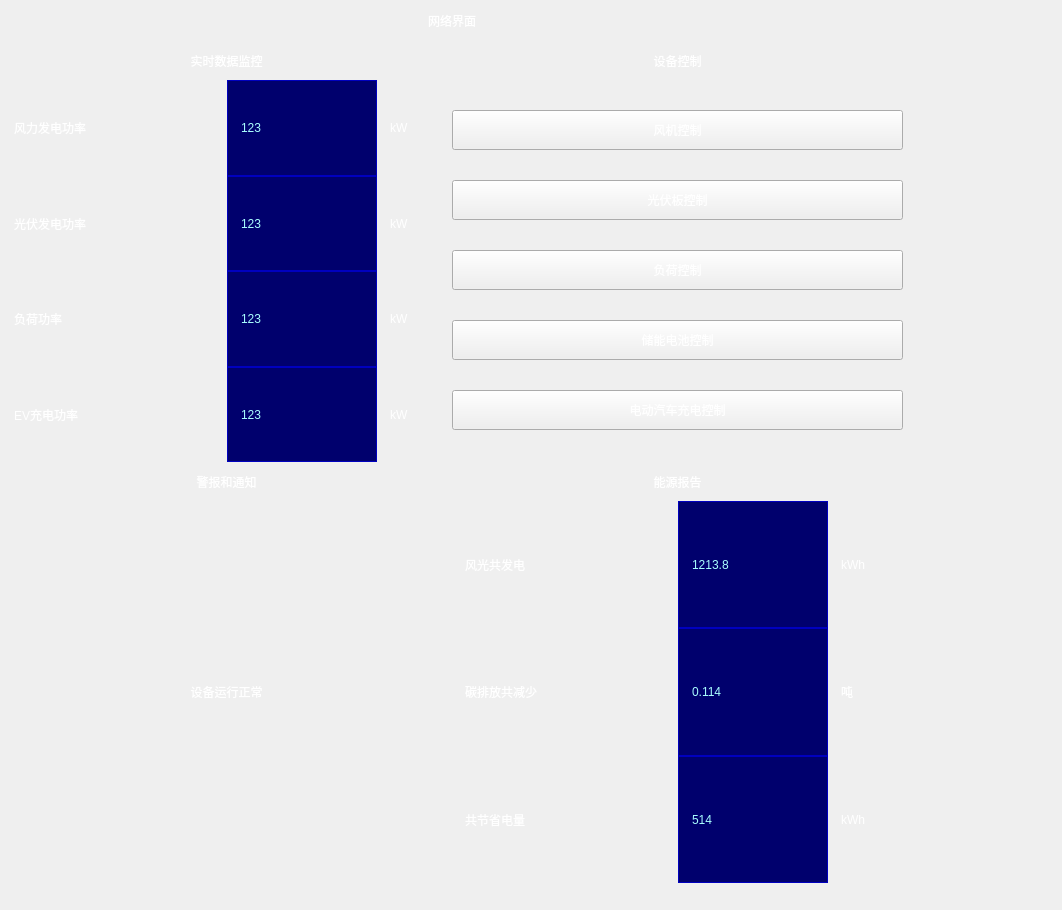
<?xml version="1.0" encoding="UTF-8"?>
<ui version="4.0">
 <class>Form</class>
 <widget class="QWidget" name="Form">
  <property name="geometry">
   <rect>
    <x>0</x>
    <y>0</y>
    <width>1062</width>
    <height>910</height>
   </rect>
  </property>
  <property name="windowTitle">
   <string>Form</string>
  </property>
  <property name="styleSheet">
   <string notr="true">background-color:qradialgradient(
spread:pad, cx:0.5, cy:0.5, 
radius:0.431, fx:0.5, fy:0.5, 
stop:0.153409 rgba(39, 98, 216, 255), 
stop:1 rgba(16, 16, 181, 255)
);
padding:10px;
font: 20pt &quot;Microsoft YaHei&quot;;
</string>
  </property>
  <widget class="QWidget" name="layoutWidget">
   <property name="geometry">
    <rect>
     <x>1</x>
     <y>0</y>
     <width>902</width>
     <height>883</height>
    </rect>
   </property>
   <layout class="QVBoxLayout" name="mainLayout" stretch="1,20">
    <property name="spacing">
     <number>0</number>
    </property>
    <item>
     <widget class="QLabel" name="title_lb">
      <property name="styleSheet">
       <string notr="true">background-color:rgba(0,0,0,0);
color:white;</string>
      </property>
      <property name="text">
       <string>网络界面</string>
      </property>
      <property name="alignment">
       <set>Qt::AlignCenter</set>
      </property>
     </widget>
    </item>
    <item>
     <layout class="QGridLayout" name="gridLayout" rowstretch="1,10,1,10" columnstretch="1,1">
      <item row="2" column="0">
       <widget class="QLabel" name="label_3">
        <property name="styleSheet">
         <string notr="true">background-color:rgba(0,0,0,0);
color:white;</string>
        </property>
        <property name="text">
         <string>警报和通知</string>
        </property>
        <property name="alignment">
         <set>Qt::AlignCenter</set>
        </property>
       </widget>
      </item>
      <item row="0" column="1">
       <widget class="QLabel" name="label_2">
        <property name="styleSheet">
         <string notr="true">background-color:rgba(0,0,0,0);
color:white;</string>
        </property>
        <property name="text">
         <string>设备控制</string>
        </property>
        <property name="alignment">
         <set>Qt::AlignCenter</set>
        </property>
       </widget>
      </item>
      <item row="2" column="1">
       <widget class="QLabel" name="label_4">
        <property name="styleSheet">
         <string notr="true">background-color:rgba(0,0,0,0);
color:white;</string>
        </property>
        <property name="text">
         <string>能源报告</string>
        </property>
        <property name="alignment">
         <set>Qt::AlignCenter</set>
        </property>
       </widget>
      </item>
      <item row="0" column="0">
       <widget class="QLabel" name="label">
        <property name="styleSheet">
         <string notr="true">background-color:rgba(0,0,0,0);
color:white;</string>
        </property>
        <property name="text">
         <string>实时数据监控</string>
        </property>
        <property name="alignment">
         <set>Qt::AlignCenter</set>
        </property>
       </widget>
      </item>
      <item row="1" column="1">
       <layout class="QVBoxLayout" name="verticalLayout_10">
        <item>
         <widget class="QPushButton" name="ctl_btn_1">
          <property name="styleSheet">
           <string notr="true">color:white;
background-color:qradialgradient(
spread:pad, cx:0.5, cy:0.5, 
radius:0.431, fx:0.5, fy:0.5, 
stop:0.153409 rgba(39, 98, 216, 255), 
stop:1 rgba(16, 16, 181, 255)
);
padding:10px;</string>
          </property>
          <property name="text">
           <string>风机控制</string>
          </property>
         </widget>
        </item>
        <item>
         <widget class="QPushButton" name="ctl_btn_2">
          <property name="styleSheet">
           <string notr="true">color:white;
background-color:qradialgradient(
spread:pad, cx:0.5, cy:0.5, 
radius:0.431, fx:0.5, fy:0.5, 
stop:0.153409 rgba(39, 98, 216, 255), 
stop:1 rgba(16, 16, 181, 255)
);
padding:10px;</string>
          </property>
          <property name="text">
           <string>光伏板控制</string>
          </property>
         </widget>
        </item>
        <item>
         <widget class="QPushButton" name="ctl_btn_3">
          <property name="styleSheet">
           <string notr="true">color:white;
background-color:qradialgradient(
spread:pad, cx:0.5, cy:0.5, 
radius:0.431, fx:0.5, fy:0.5, 
stop:0.153409 rgba(39, 98, 216, 255), 
stop:1 rgba(16, 16, 181, 255)
);
padding:10px;</string>
          </property>
          <property name="text">
           <string>负荷控制</string>
          </property>
         </widget>
        </item>
        <item>
         <widget class="QPushButton" name="ctl_btn_4">
          <property name="styleSheet">
           <string notr="true">color:white;
background-color:qradialgradient(
spread:pad, cx:0.5, cy:0.5, 
radius:0.431, fx:0.5, fy:0.5, 
stop:0.153409 rgba(39, 98, 216, 255), 
stop:1 rgba(16, 16, 181, 255)
);
padding:10px;</string>
          </property>
          <property name="text">
           <string>储能电池控制</string>
          </property>
         </widget>
        </item>
        <item>
         <widget class="QPushButton" name="ctl_btn_5">
          <property name="styleSheet">
           <string notr="true">color:white;
background-color:qradialgradient(
spread:pad, cx:0.5, cy:0.5, 
radius:0.431, fx:0.5, fy:0.5, 
stop:0.153409 rgba(39, 98, 216, 255), 
stop:1 rgba(16, 16, 181, 255)
);
padding:10px;</string>
          </property>
          <property name="text">
           <string>电动汽车充电控制</string>
          </property>
         </widget>
        </item>
       </layout>
      </item>
      <item row="3" column="0">
       <layout class="QVBoxLayout" name="verticalLayout_11">
        <item>
         <widget class="QLabel" name="wrn_lb_1">
          <property name="styleSheet">
           <string notr="true">background-color:rgba(0,0,0,0);
color:white;</string>
          </property>
          <property name="text">
           <string>设备运行正常</string>
          </property>
          <property name="alignment">
           <set>Qt::AlignCenter</set>
          </property>
         </widget>
        </item>
       </layout>
      </item>
      <item row="1" column="0">
       <layout class="QGridLayout" name="gridLayout_2" rowstretch="1,1,1,1" columnstretch="3,2,1">
        <item row="1" column="0">
         <widget class="QLabel" name="rt_hd_lb_2">
          <property name="styleSheet">
           <string notr="true">background-color:rgba(0,0,0,0);
color:white;</string>
          </property>
          <property name="text">
           <string>光伏发电功率</string>
          </property>
         </widget>
        </item>
        <item row="2" column="0">
         <widget class="QLabel" name="rt_hd_lb_3">
          <property name="styleSheet">
           <string notr="true">background-color:rgba(0,0,0,0);
color:white;</string>
          </property>
          <property name="text">
           <string>负荷功率</string>
          </property>
         </widget>
        </item>
        <item row="3" column="0">
         <widget class="QLabel" name="rt_hd_lb_4">
          <property name="styleSheet">
           <string notr="true">background-color:rgba(0,0,0,0);
color:white;</string>
          </property>
          <property name="text">
           <string>EV充电功率</string>
          </property>
         </widget>
        </item>
        <item row="0" column="2">
         <widget class="QLabel" name="rt_un_lb_1">
          <property name="styleSheet">
           <string notr="true">background-color:rgba(0,0,0,0);
color:white;</string>
          </property>
          <property name="text">
           <string>kW</string>
          </property>
         </widget>
        </item>
        <item row="2" column="1">
         <widget class="QLabel" name="rt_dt_lb_3">
          <property name="styleSheet">
           <string notr="true">color: rgb(170, 255, 255);
border-width:0.5px;
border-style:solid;
border-color:rgb(0, 0, 190);
background-color:rgb(0, 0, 109);</string>
          </property>
          <property name="text">
           <string>123</string>
          </property>
         </widget>
        </item>
        <item row="1" column="1">
         <widget class="QLabel" name="rt_dt_lb_2">
          <property name="styleSheet">
           <string notr="true">color: rgb(170, 255, 255);
border-width:0.5px;
border-style:solid;
border-color:rgb(0, 0, 190);
background-color:rgb(0, 0, 109);</string>
          </property>
          <property name="text">
           <string>123</string>
          </property>
         </widget>
        </item>
        <item row="3" column="1">
         <widget class="QLabel" name="rt_dt_lb_4">
          <property name="styleSheet">
           <string notr="true">color: rgb(170, 255, 255);
border-width:0.5px;
border-style:solid;
border-color:rgb(0, 0, 190);
background-color:rgb(0, 0, 109);</string>
          </property>
          <property name="text">
           <string>123</string>
          </property>
         </widget>
        </item>
        <item row="3" column="2">
         <widget class="QLabel" name="rt_un_lb_4">
          <property name="styleSheet">
           <string notr="true">background-color:rgba(0,0,0,0);
color:white;</string>
          </property>
          <property name="text">
           <string>kW</string>
          </property>
         </widget>
        </item>
        <item row="0" column="0">
         <widget class="QLabel" name="rt_hd_lb_1">
          <property name="styleSheet">
           <string notr="true">background-color:rgba(0,0,0,0);
color:white;</string>
          </property>
          <property name="text">
           <string>风力发电功率</string>
          </property>
         </widget>
        </item>
        <item row="0" column="1">
         <widget class="QLabel" name="rt_dt_lb_1">
          <property name="styleSheet">
           <string notr="true">color: rgb(170, 255, 255);
border-width:0.5px;
border-style:solid;
border-color:rgb(0, 0, 190);
background-color:rgb(0, 0, 109);</string>
          </property>
          <property name="text">
           <string>123</string>
          </property>
         </widget>
        </item>
        <item row="1" column="2">
         <widget class="QLabel" name="rt_un_lb_2">
          <property name="styleSheet">
           <string notr="true">background-color:rgba(0,0,0,0);
color:white;</string>
          </property>
          <property name="text">
           <string>kW</string>
          </property>
         </widget>
        </item>
        <item row="2" column="2">
         <widget class="QLabel" name="rt_un_lb_3">
          <property name="styleSheet">
           <string notr="true">background-color:rgba(0,0,0,0);
color:white;</string>
          </property>
          <property name="text">
           <string>kW</string>
          </property>
         </widget>
        </item>
       </layout>
      </item>
      <item row="3" column="1">
       <layout class="QGridLayout" name="gridLayout_3" rowstretch="1,1,1" columnstretch="3,2,1">
        <item row="1" column="2">
         <widget class="QLabel" name="rpt_un_lb_2">
          <property name="styleSheet">
           <string notr="true">background-color:rgba(0,0,0,0);
color:white;</string>
          </property>
          <property name="text">
           <string>吨</string>
          </property>
         </widget>
        </item>
        <item row="0" column="1">
         <widget class="QLabel" name="rpt_dt_lb_1">
          <property name="styleSheet">
           <string notr="true">color: rgb(170, 255, 255);
border-width:0.5px;
border-style:solid;
border-color:rgb(0, 0, 190);
background-color:rgb(0, 0, 109);</string>
          </property>
          <property name="text">
           <string>1213.8</string>
          </property>
         </widget>
        </item>
        <item row="2" column="0">
         <widget class="QLabel" name="rpt_hd_lb_3">
          <property name="styleSheet">
           <string notr="true">background-color:rgba(0,0,0,0);
color:white;</string>
          </property>
          <property name="text">
           <string>共节省电量</string>
          </property>
         </widget>
        </item>
        <item row="1" column="1">
         <widget class="QLabel" name="rpt_dt_lb_2">
          <property name="styleSheet">
           <string notr="true">color: rgb(170, 255, 255);
border-width:0.5px;
border-style:solid;
border-color:rgb(0, 0, 190);
background-color:rgb(0, 0, 109);</string>
          </property>
          <property name="text">
           <string>0.114</string>
          </property>
         </widget>
        </item>
        <item row="0" column="2">
         <widget class="QLabel" name="rpt_un_lb_1">
          <property name="styleSheet">
           <string notr="true">background-color:rgba(0,0,0,0);
color:white;</string>
          </property>
          <property name="text">
           <string>kWh</string>
          </property>
         </widget>
        </item>
        <item row="2" column="1">
         <widget class="QLabel" name="rpt_dt_lb_3">
          <property name="styleSheet">
           <string notr="true">color: rgb(170, 255, 255);
border-width:0.5px;
border-style:solid;
border-color:rgb(0, 0, 190);
background-color:rgb(0, 0, 109);</string>
          </property>
          <property name="text">
           <string>514</string>
          </property>
         </widget>
        </item>
        <item row="2" column="2">
         <widget class="QLabel" name="rpt_un_lb_3">
          <property name="styleSheet">
           <string notr="true">background-color:rgba(0,0,0,0);
color:white;</string>
          </property>
          <property name="text">
           <string>kWh</string>
          </property>
         </widget>
        </item>
        <item row="0" column="0">
         <widget class="QLabel" name="rpt_hd_lb_1">
          <property name="styleSheet">
           <string notr="true">background-color:rgba(0,0,0,0);
color:white;</string>
          </property>
          <property name="text">
           <string>风光共发电</string>
          </property>
         </widget>
        </item>
        <item row="1" column="0">
         <widget class="QLabel" name="rpt_hd_lb_2">
          <property name="styleSheet">
           <string notr="true">background-color:rgba(0,0,0,0);
color:white;</string>
          </property>
          <property name="text">
           <string>碳排放共减少</string>
          </property>
         </widget>
        </item>
       </layout>
      </item>
     </layout>
    </item>
   </layout>
  </widget>
 </widget>
 <resources/>
 <connections/>
</ui>
